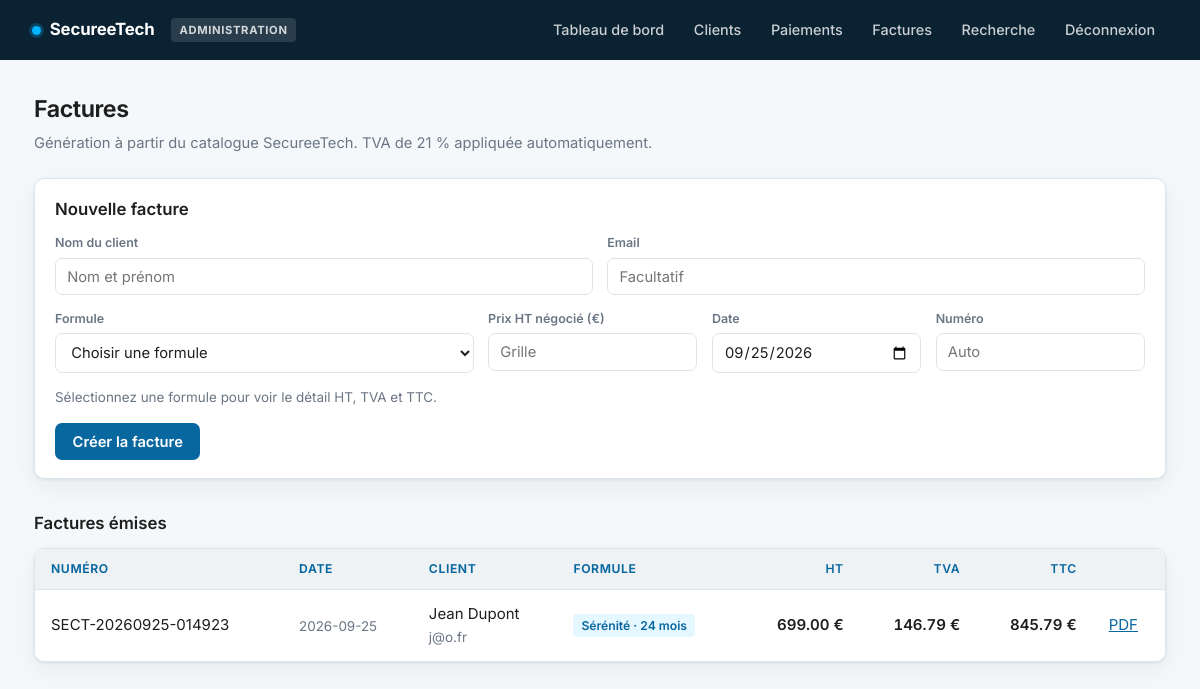
/factures (signed in), run on an earlier commit of the app's database.
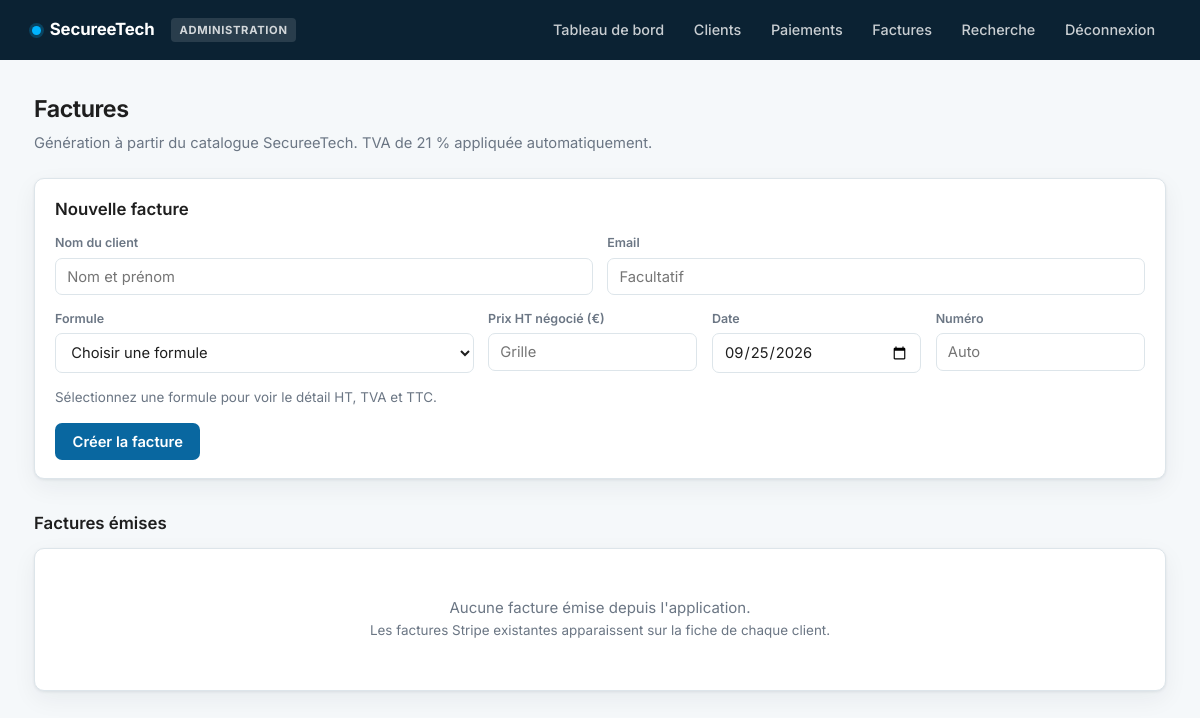
And on a later commit of the database.
### tables this page shows
CREATE TABLE factures (
        id INTEGER PRIMARY KEY AUTOINCREMENT,
        numero_facture TEXT UNIQUE NOT NULL,
        date_facture TEXT NOT NULL,
        client_nom TEXT NOT NULL,
        email TEXT,
        montant REAL NOT NULL,
        description TEXT,
        statut TEXT DEFAULT 'draft',
        paiement_id INTEGER,
        created_at TEXT DEFAULT CURRENT_TIMESTAMP, formule TEXT DEFAULT '', duree INTEGER DEFAULT 0, montant_ht REAL DEFAULT 0, tva REAL DEFAULT 0,
        FOREIGN KEY (paiement_id) REFERENCES paiements(id)
    );

### app.py (the view, shortened to what this page needs)
@app.route('/factures', methods=['GET', 'POST'])
@admin_required
def factures():
    message = None
    erreur = None
    return render_template('factures.html',
                           factures=database.obtenir_toutes_factures(),
                           catalogue=formules.catalogue(),
                           taux_tva=int(formules.TVA * 100),
                           aujourdhui=datetime.now().strftime('%Y-%m-%d'),
                           message=message,
                           erreur=erreur)

### app.py (called while the page is built)
def admin_required(f):
    @wraps(f)
    def decorated_function(*args, **kwargs):
        role = session.get('role')
        if not role:
            return redirect(url_for('connexion'))
        if role != 'admin':
            return redirect(url_for('recherche'))
        return f(*args, **kwargs)
    return decorated_function

@app.context_processor
def injecter_role():
    return {'role': session.get('role'), 'est_admin': session.get('role') == 'admin'}

### database.py (called while the page is built)
def get_connection():
    conn = sqlite3.connect(DATABASE_URL)
    conn.row_factory = sqlite3.Row
    return conn

def obtenir_toutes_factures():
    conn = get_connection()
    cursor = conn.cursor()
    cursor.execute('SELECT * FROM factures ORDER BY date_facture DESC')
    factures = [dict(row) for row in cursor.fetchall()]
    conn.close()
    return factures

### formules.py (called while the page is built)
def catalogue():
    entrees = []
    for formule, grille in ABONNEMENTS.items():
        for duree, prix in sorted(grille.items()):
            entrees.append({
                'cle': f'{formule}|{duree}',
                'formule': formule,
                'duree': duree,
                'prix_ht': prix,
                'libelle': f'{formule} — {duree} mois — {prix} € HT',
            })
    for formule, infos in OFFRES_UNIQUES.items():
        entrees.append({
            'cle': f'{formule}|0',
            'formule': formule,
            'duree': 0,
            'prix_ht': infos['prix_ht'],
            'libelle': f"{formule} — paiement unique — {infos['prix_ht']} € HT",
        })
    return entrees

### templates/factures.html (shortened to what this page needs)
{% extends "base.html" %}
{% block content %}
<h2>Factures</h2>
<p class="sous-titre">Génération à partir du catalogue SecureeTech. TVA de {{ taux_tva }} % appliquée automatiquement.</p>
<form method="post" class="filtres" style="margin-top:1.25rem;">
  <h3 style="margin-top:0;">Nouvelle facture</h3>
  <div style="display:grid; grid-template-columns:1fr 1fr; gap:.9rem;">
    <div><label>Nom du client</label><input type="text" name="client_nom" required placeholder="Nom et prénom"></div>
    <div><label>Email</label><input type="email" name="email" placeholder="Facultatif"></div>
  </div>
  <div style="display:grid; grid-template-columns:2fr 1fr 1fr 1fr; gap:.9rem; margin-top:.9rem;">
    <div>
      <label>Formule</label>
      <select name="formule" id="formule" required>
        <option value="">Choisir une formule</option>
      </select>
    </div>
    <div><label>Prix HT négocié (€)</label><input type="number" name="montant_ht" id="montant_ht" step="0.01" placeholder="Grille"></div>
    <div><label>Date</label><input type="date" name="date_facture" value="{{ aujourdhui }}"></div>
    <div><label>Numéro</label><input type="text" name="numero_facture" placeholder="Auto"></div>
  </div>
  <div id="apercu" class="discret" style="margin-top:.9rem;">Sélectionnez une formule pour voir le détail HT, TVA et TTC.</div>
  <button type="submit" style="margin-top:1rem;">Créer la facture</button>
</form>
<h3>Factures émises</h3>
<div class="carte">
  {% if factures %}
  <table>
    <thead><tr><th>Numéro</th><th>Date</th><th>Client</th><th>Formule</th>
      <th class="num">HT</th><th class="num">TVA</th><th class="num">TTC</th><th></th></tr></thead>
    <tbody>
      {% for f in factures %}
      <tr>
        <td>{{ f.numero_facture }}</td>
        <td class="discret">{{ f.date_facture }}</td>
        <td>{{ f.client_nom }}{% if f.email %}<br><span class="discret">{{ f.email }}</span>{% endif %}</td>
        <td>{% if f.formule %}<span class="tag">{{ f.formule }}{% if f.duree %} · {{ f.duree }} mois{% endif %}</span>{% endif %}</td>
        <td class="num">{{ "%.2f"|format(f.montant_ht or 0) }} €</td>
        <td class="num">{{ "%.2f"|format(f.tva or 0) }} €</td>
        <td class="num">{{ "%.2f"|format(f.montant or 0) }} €</td>
        <td><a href="{{ url_for('api_facture_pdf', facture_id=f.id) }}">PDF</a></td>
      </tr>
      {% endfor %}
    </tbody>
  </table>
  {% else %}
  <div class="vide">Aucune facture émise depuis l'application.<br>
    <span class="discret">Les factures Stripe existantes apparaissent sur la fiche de chaque client.</span></div>
  {% endif %}
</div>
{% endblock %}

### templates/base.html (shortened to what this page needs)
<!DOCTYPE html>
<html lang="fr">
<head>
</head>
<body>
  {% if role %}
  <div class="navbar">
    <div class="marque">
      <span class="point"></span> SecureeTech
      <span class="badge-role">{{ 'Administration' if est_admin else 'Commercial' }}</span>
    </div>
    <div class="liens">
      {% if est_admin %}
        <a href="{{ url_for('index') }}">Tableau de bord</a>
        <a href="{{ url_for('clients') }}">Clients</a>
        <a href="{{ url_for('paiements') }}">Paiements</a>
        <a href="{{ url_for('factures') }}">Factures</a>
      {% endif %}
      <a href="{{ url_for('recherche') }}">Recherche</a>
      <a href="{{ url_for('deconnexion') }}">Déconnexion</a>
    </div>
  </div>
  {% endif %}
  <div class="container">{% block content %}{% endblock %}</div>
</body>
</html>

### templates/base.html (style rules this page uses)
:root { --bleu: #00b4ff; --bleu-fonce: #0967a0; --bleu-nuit: #0b2233; --encre: #1e1e1e; --gris: #6b7684; --gris-clair: #eef2f5; --bordure: #dde5ea; --fond: #f5f8fa; --blanc: #fff; --vert: #1f9d55; --rayon: 10px; --ombre: 0 1px 3px rgba(11,34,51,.08), 0 8px 24px rgba(11,34,51,.06); }
* { margin:0; padding:0; box-sizing:border-box; }
body { font-family:'Inter',-apple-system,BlinkMacSystemFont,'Segoe UI',sans-serif; background:var(--fond); color:var(--encre); font-size:15px; line-height:1.5; -webkit-font-smoothing:antialiased; }
.navbar { background:var(--bleu-nuit); color:#fff; padding:0 2rem; display:flex; justify-content:space-between; align-items:center; height:60px; }
.marque { font-weight:700; font-size:1.05rem; letter-spacing:-.01em; display:flex; align-items:center; gap:.55rem; }
.marque .point { width:9px; height:9px; border-radius:50%; background:var(--bleu); box-shadow:0 0 0 3px rgba(0,180,255,.22); }
.liens { display:flex; align-items:center; gap:.25rem; }
.navbar a { color:rgba(255,255,255,.78); text-decoration:none; padding:.45rem .8rem; border-radius:6px; font-size:.9rem; font-weight:500; transition:background .15s,color .15s; }
.badge-role { font-size:.7rem; text-transform:uppercase; letter-spacing:.06em; padding:.2rem .5rem; border-radius:4px; background:rgba(255,255,255,.12); color:rgba(255,255,255,.8); margin-left:.5rem; }
.container { max-width:1180px; margin:2rem auto; padding:0 1.5rem; }
h2 { font-size:1.45rem; font-weight:650; letter-spacing:-.02em; margin-bottom:.35rem; }
h3 { font-size:1.05rem; font-weight:600; margin:2rem 0 .75rem; }
.sous-titre { color:var(--gris); font-size:.92rem; margin-bottom:1.5rem; }
.carte { background:var(--blanc); border:1px solid var(--bordure); border-radius:var(--rayon); box-shadow:var(--ombre); overflow:hidden; }
.discret { color:var(--gris); font-size:.84rem; }
.filtres { background:var(--blanc); border:1px solid var(--bordure); border-radius:var(--rayon); padding:1.1rem 1.25rem; margin-bottom:1.25rem; box-shadow:var(--ombre); }
label { display:block; font-size:.78rem; color:var(--gris); font-weight:600; margin-bottom:.3rem; }
input, select { width:100%; padding:.55rem .7rem; border:1px solid var(--bordure); border-radius:7px; font-size:.92rem; font-family:inherit; background:var(--blanc); color:var(--encre); transition:border-color .15s, box-shadow .15s; }
button, .bouton { background:var(--bleu-fonce); color:#fff; border:none; padding:.58rem 1.1rem; border-radius:7px; font-size:.92rem; font-weight:600; font-family:inherit; cursor:pointer; text-decoration:none; display:inline-block; white-space:nowrap; transition:background .15s; }
a { color:var(--bleu-fonce); }
.vide { text-align:center; padding:3rem 1.5rem; color:var(--gris); }

What changed in the data, as far as the page shows it:
removed factures: numero_facture "SECT-20260925-014923", date_facture "2026-09-25", client_nom "Jean Dupont", email "j@o.fr", formule "Sérénité", duree "24", montant_ht "699.00", tva "146.79", montant "845.79"
Also different on the page:
text no longer shown: "NUMÉRO DATE CLIENT FORMULE HT TVA TTC"
text now shown: "Aucune facture émise depuis l'application. Les factures Stripe existantes apparaissent sur la fiche de chaque client."
